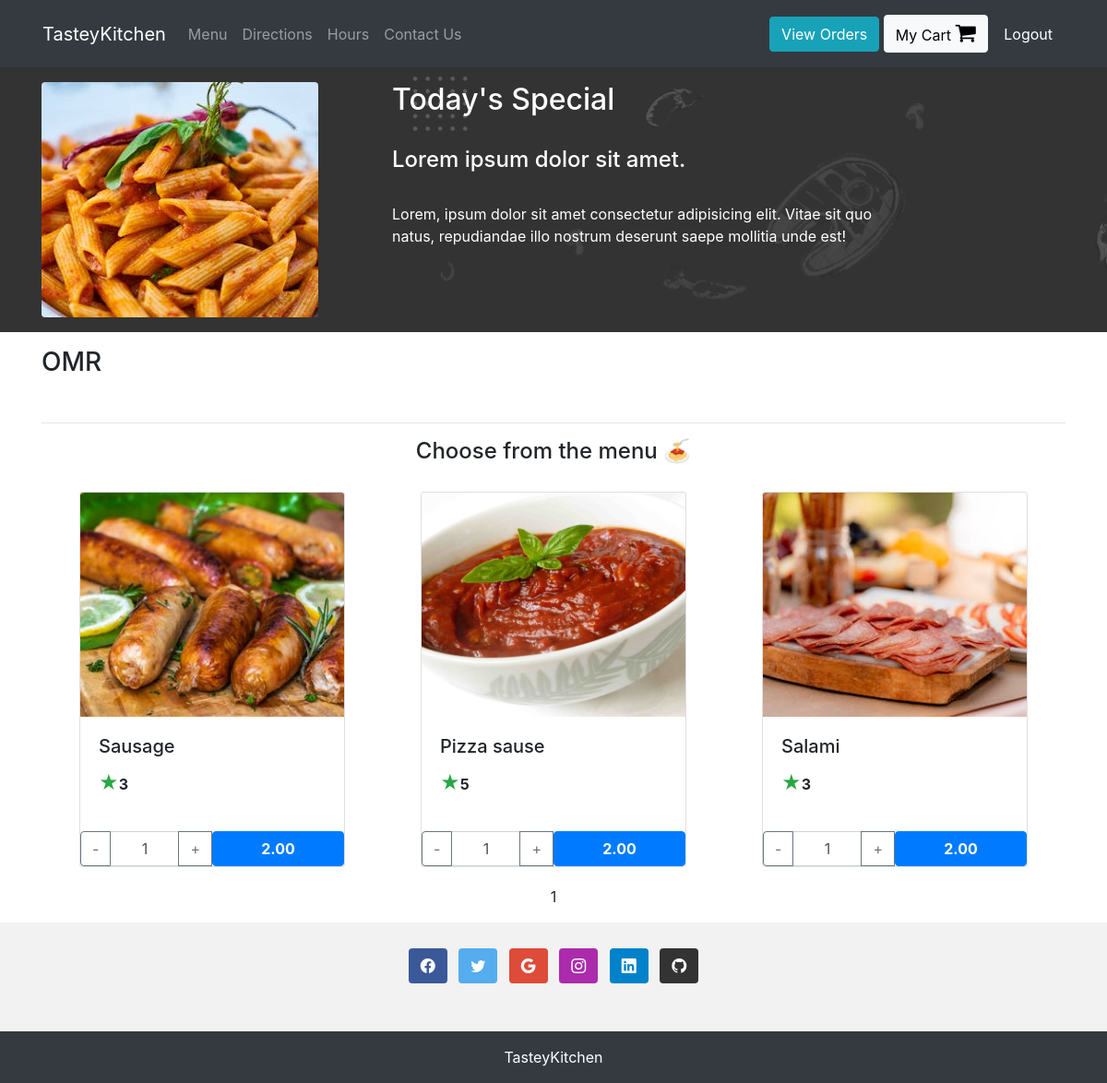
Page /OMR (signed in) on the committed database.
### orders/models.py (models this page shows, shortened)
class OMR(models.Model):
    sub_filling = models.CharField(max_length=200)
    quantity = models.PositiveIntegerField(default=1)
    rating = models.PositiveIntegerField(default=0)
    price = models.DecimalField(max_digits=6, decimal_places=2)
    img = models.CharField(max_length=200, default = "/orders/images/omr/sausage.jpg")

### orders/views.py (the view, shortened to what this page needs)
# urls.py: path("OMR", views.omr, name="omr"),
def omr(request):
    if request.user.is_authenticated and request.method =='GET':
        dishes = OMR.objects.all()
        paginated = Paginator(dishes, 3)
        page_number = request.GET.get('page1') #Get the requested page number from the URL
        page = paginated.get_page(page_number)
        return render(request, "orders/omr.html", context = {"dishes":page})
    else:
        return redirect("orders:login")

### orders/templates/orders/omr.html (shortened to what this page needs)
{% extends 'orders/header.html' %}
{% block header %}
{% load static %}
<div class="bgheader py-3" >
<div class="container">
  <div class="row justify-content-start">
    <div class="col-12 col-md-4 rounded">
      <img class="rounded" src="{% static 'orders/images/pasta.jpg' %}">
    </div>
   <div class="content col-12 col-md-6 ">
     <h2>Today's Special </h2>
     <br>
     <h4>Lorem ipsum dolor sit amet.</h4>
     <br>
     <p>Lorem, ipsum dolor sit amet consectetur adipisicing elit. Vitae sit quo natus, repudiandae illo nostrum deserunt saepe mollitia unde est!</p>
   </div>
 </div>
</div>
</div>
{% endblock %}
{% block content %}
<div class="container my-3">
  <h3>OMR</h3>
  <br>
  <hr>
  <div class="container">
    <h4 style="margin:10px; text-align:center;"> Choose from the menu &#x1f35d </h4>
    <div class="row justify-content-around">
      {% for dish in dishes.object_list %}
          <div class="card" style="width: 18rem; margin: 20px;">
            <img src="{% static dish.img %}" class="card-img-top" alt="gif for category item" style="width:100%;">
            <div class="card-body">
              <h5 class="card-title" >{{dish.sub_filling}}</h5>
              <p onclick="ratehotel({{dish.id}})" style="cursor:pointer"> <span class="text-success " style="font-size:1.3em;">&#9733;</span><strong>{{dish.rating}}</strong></p>
            </div>
            <div class="input-group " >
              <div class="input-group-prepend">
                  <button class="btn btn-outline-secondary" type="button" onclick="decrementValue({{dish.id}},{{dish.price}})">-</button>
              </div>
              <input type="text" class="form-control text-center" id="quantity{{dish.id}}" value="1">
              <div class="input-group-append">
                  <button class="btn btn-outline-secondary " type="button" onclick="incrementValue({{dish.id}}, {{dish.price}})">+</button>
              </div>
              <button type="button" class="btn btn-primary col-6" id="price{{dish.id}}" onclick="add_to_cart({item_description:'OMR - {{dish.sub_filling}}' , price:this.querySelector('strong').textContent, quantity: document.querySelector('#quantity{{dish.id}}').value })"><strong>{{dish.price}}</strong></button>
          </div>
          </div>
      {% endfor %}
    </div>
  </div>
  <div style="text-align: center;">
    <span>{{dishes.number}}</span>
  </div >
</div>
{% endblock %}

### orders/static/orders/style.css (style rules this page uses)
.bgheader { color: white; background-color: #333; background-image: url('images/bg_ad.png'); background-size: contain; }

### rows in the picture
OMR: img (picture), sub_filling "Sausage", rating "3", id "1", price "2.00"
OMR: img (picture), sub_filling "Pizza sause", rating "5", price "2.00"
OMR: img (picture), sub_filling "Salami", rating "3", price "2.00"

### other values in the picture
{{ dishes.number }} "1"
